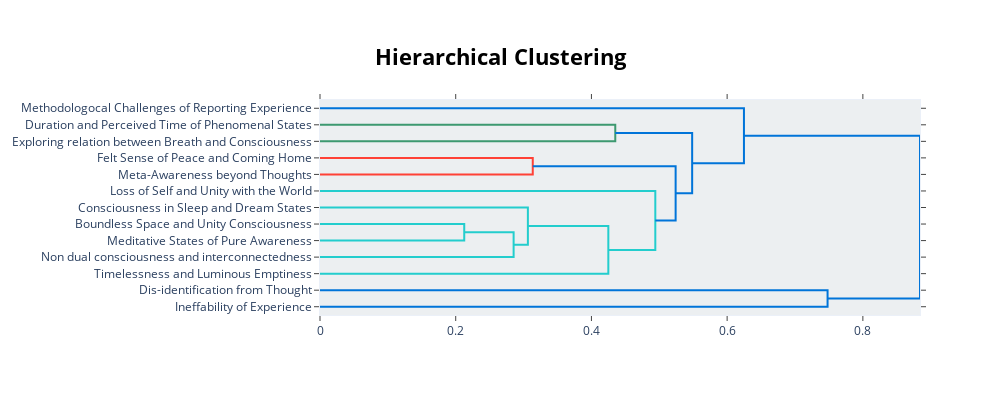

Notebook cell for this chart:
### Code cell
topic_model.set_topic_labels(new_labels)
hierarchy_vis = topic_model.visualize_hierarchy(custom_labels=new_labels, color_threshold=0.5)
hierarchy_vis

### Figure 1 — Plotly figure (JSON) as saved in the notebook; plotly's stock layout.template omitted (floating-point values rounded to 4 significant figures)
{"data": [{"hoverinfo": "text", "marker": {"color": "rgb(61,153,112)"}, "mode": "lines", "type": "scatter", "x": [0.0, 0.4351, 0.4351, 0.0], "xaxis": "x", "y": [-15.0, -15.0, -25.0, -25.0], "yaxis": "y"}, {"hoverinfo": "text", "marker": {"color": "rgb(255,65,54)"}, "mode": "lines", "type": "scatter", "x": [0.0, 0.3135, 0.3135, 0.0], "xaxis": "x", "y": [-35.0, -35.0, -45.0, -45.0], "yaxis": "y"}, {"hoverinfo": "text", "marker": {"color": "rgb(35,205,205)"}, "mode": "lines", "type": "scatter", "x": [0.0, 0.2126, 0.2126, 0.0], "xaxis": "x", "y": [-75.0, -75.0, -85.0, -85.0], "yaxis": "y"}, {"hoverinfo": "text", "marker": {"color": "rgb(35,205,205)"}, "mode": "lines", "type": "scatter", "x": [0.2126, 0.2853, 0.2853, 0.0], "xaxis": "x", "y": [-80.0, -80.0, -95.0, -95.0], "yaxis": "y"}, {"hoverinfo": "text", "marker": {"color": "rgb(35,205,205)"}, "mode": "lines", "type": "scatter", "x": [0.0, 0.3063, 0.3063, 0.2853], "xaxis": "x", "y": [-65.0, -65.0, -87.5, -87.5], "yaxis": "y"}, {"hoverinfo": "text", "marker": {"color": "rgb(35,205,205)"}, "mode": "lines", "type": "scatter", "x": [0.3063, 0.4249, 0.4249, 0.0], "xaxis": "x", "y": [-76.25, -76.25, -105.0, -105.0], "yaxis": "y"}, {"hoverinfo": "text", "marker": {"color": "rgb(35,205,205)"}, "mode": "lines", "type": "scatter", "x": [0.0, 0.4941, 0.4941, 0.4249], "xaxis": "x", "y": [-55.0, -55.0, -90.62, -90.62], "yaxis": "y"}, {"hoverinfo": "text", "marker": {"color": "rgb(0,116,217)"}, "mode": "lines", "type": "scatter", "x": [0.3135, 0.5241, 0.5241, 0.4941], "xaxis": "x", "y": [-40.0, -40.0, -72.81, -72.81], "yaxis": "y"}, {"hoverinfo": "text", "marker": {"color": "rgb(0,116,217)"}, "mode": "lines", "type": "scatter", "x": [0.4351, 0.5484, 0.5484, 0.5241], "xaxis": "x", "y": [-20.0, -20.0, -56.41, -56.41], "yaxis": "y"}, {"hoverinfo": "text", "marker": {"color": "rgb(0,116,217)"}, "mode": "lines", "type": "scatter", "x": [0.0, 0.6248, 0.6248, 0.5484], "xaxis": "x", "y": [-5.0, -5.0, -38.2, -38.2], "yaxis": "y"}, {"hoverinfo": "text", "marker": {"color": "rgb(0,116,217)"}, "mode": "lines", "type": "scatter", "x": [0.0, 0.748, 0.748, 0.0], "xaxis": "x", "y": [-115.0, -115.0, -125.0, -125.0], "yaxis": "y"}, {"hoverinfo": "text", "marker": {"color": "rgb(0,116,217)"}, "mode": "lines", "type": "scatter", "x": [0.6248, 0.8842, 0.8842, 0.748], "xaxis": "x", "y": [-21.6, -21.6, -120.0, -120.0], "yaxis": "y"}], "layout": {"autosize": false, "height": 395, "hoverlabel": {"bgcolor": "white", "font": {"family": "Rockwell", "size": 16}}, "hovermode": "closest", "plot_bgcolor": "#ECEFF1", "showlegend": false, "title": {"font": {"color": "Black", "size": 22}, "text": "<b>Hierarchical Clustering</b>", "x": 0.5, "xanchor": "center", "yanchor": "top"}, "width": 1000, "xaxis": {"mirror": "allticks", "rangemode": "tozero", "showgrid": false, "showline": true, "showticklabels": true, "ticks": "outside", "type": "linear", "zeroline": false}, "yaxis": {"mirror": "allticks", "range": [-130, 0], "rangemode": "tozero", "showgrid": false, "showline": true, "showticklabels": true, "tickmode": "array", "ticks": "outside", "ticktext": ["Methodologocal Challenges of Reporting Experience", "Duration and Perceived Time of Phenomenal States", "Exploring relation between Breath and Consciousness", "Felt Sense of Peace and Coming Home", "Meta-Awareness beyond Thoughts", "Loss of Self and Unity with the World", "Consciousness in Sleep and Dream States", "Boundless Space and Unity Consciousness", "Meditative States of Pure Awareness", "Non dual consciousness and interconnectedness", "Timelessness and Luminous Emptiness", "Dis-identification from Thought", "Ineffability of Experience"], "tickvals": [-5, -15, -25, -35, -45, -55, -65, -75, -85, -95, -105, -115, -125], "type": "linear", "zeroline": false}}}
